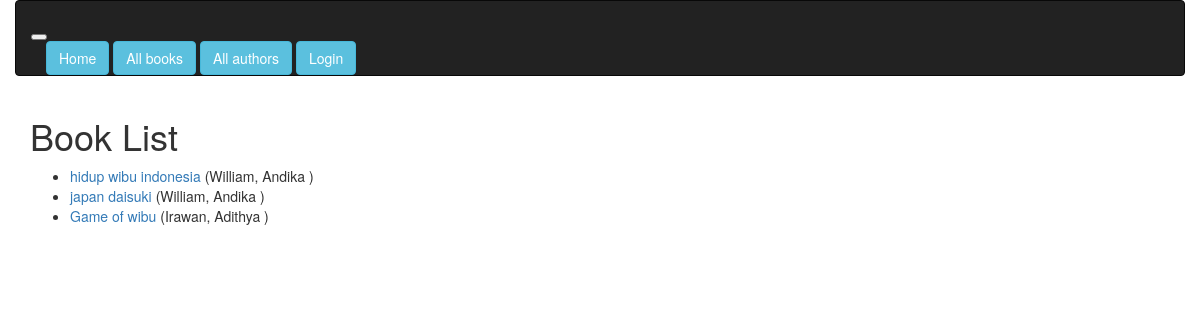
/catalog/books/, run on the app's committed database.
### catalog/models.py (models this page shows, shortened)
class Book(models.Model):
    title = models.CharField(max_length=200)
    author = models.ForeignKey('Author', on_delete=models.SET_NULL, null=True)
    summary = models.TextField(max_length=1000, help_text="Enter a brief description of the book")
    isbn = models.CharField('ISBN', max_length=13,
                            help_text='13 Character <a href="https://www.isbn-international.org/content/what-isbn">ISBN number</a>')
    genre = models.ManyToManyField(Genre, help_text="Select a genre for this book")
    language = models.ForeignKey('Language', on_delete=models.SET_NULL, null=True)
    def get_absolute_url(self):
        return reverse('book-detail', args=[str(self.id)])
    def display_genre(self):
        """
        Creates a string for the Genre. This is required to display genre in Admin.
        """
        return ', '.join([genre.name for genre in self.genre.all()[:3]])
    display_genre.short_description = 'Genre'

class Author(models.Model):
    first_name = models.CharField(max_length=100)
    middle_name = models.CharField(max_length=100, blank=True)          #Author may have middle name/initial
    last_name = models.CharField(max_length=100)
    date_of_birth = models.DateField(null=True, blank=True)
    date_of_death = models.DateField('Died', null=True, blank=True)
    def __str__(self):
        return '%s, %s %s' % (self.last_name, self.first_name, self.middle_name)

### catalog/views.py (the view)
class BookListView(generic.ListView):
    model = Book
    paginate_by = 10

### catalog/templates/catalog/book_list.html
<!DOCTYPE html>
{% extends "base_generic.html" %}
{% block content %}
    <h1>Book List</h1>
    {% if book_list %}
    <ul>
      {% for book in book_list %}
      <li>
        <a href="{{ book.get_absolute_url }}">{{ book.title }}</a> ({{book.author}})
      </li>
      {% endfor %}
    </ul>
    {% else %}
      <p>There are no books in the library.</p>
    {% endif %}
{% endblock %}

### data on the page
Book: title "hidup wibu indonesia", author "William, Andika"
Book: title "japan daisuki", author "William, Andika"
Book: title "Game of wibu", author "Irawan, Adithya"
